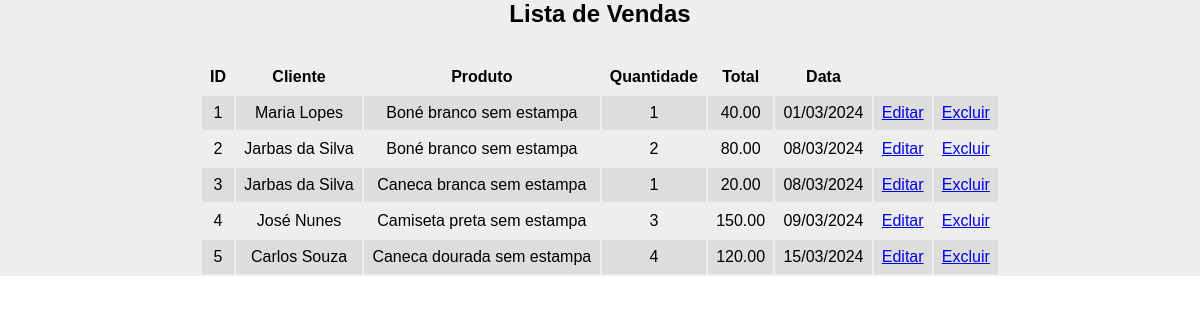
The page /lista_vendas.php (signed in) on the database its author committed.
### tables this page shows
CREATE TABLE vendas (
    id INT(11) UNSIGNED NOT NULL AUTO_INCREMENT PRIMARY KEY,
    quantidade INT(5) NOT NULL,
	total DECIMAL(10,2) NOT NULL,
    data DATE NOT NULL,
    cliente_id INT UNSIGNED NOT NULL,
    produto_id INT UNSIGNED NOT NULL,
    FOREIGN KEY (cliente_id) REFERENCES clientes (id),
    FOREIGN KEY (produto_id) REFERENCES produtos (id)
) DEFAULT CHARSET=utf8mb4 COLLATE=utf8mb4_unicode_ci;

CREATE TABLE clientes (
    id INT(11) UNSIGNED NOT NULL AUTO_INCREMENT PRIMARY KEY,
    nome_cliente VARCHAR(150) NOT NULL UNIQUE,
    telefone VARCHAR(11) NOT NULL,  
    cep INT(8) NOT NULL
) DEFAULT CHARSET=utf8mb4 COLLATE=utf8mb4_unicode_ci;

CREATE TABLE produtos (
    id INT(11) UNSIGNED NOT NULL AUTO_INCREMENT PRIMARY KEY,
    nome_produto VARCHAR(150) NOT NULL,
	valor DECIMAL(10,2)
) DEFAULT CHARSET=utf8mb4 COLLATE=utf8mb4_unicode_ci;

### lista_vendas.php (the view, shortened to what this page needs)
<!DOCTYPE html>
<html lang="pt-br">
<head>
    <link rel="stylesheet" href="src/styles/config.css">
</head>
<body>
    <main class="container">
        <h1>Lista de Vendas</h1>
        <div class="container-table">
            <table>
                <thead>
                    <tr>
                        <th>ID</th>
                        <th>Cliente</th>
                        <th>Produto</th>
                        <th>Quantidade</th>
                        <th>Total</th>
                        <th>Data</th>
                        <th></th>
                        <th></th>
                    </tr>
                </thead>
                <tbody>
                    <?php
                        require('conexao.php');
                        $sql = "SELECT ven.id, cli.nome_cliente, pro.nome_produto, ven.quantidade, ven.total, ven.data FROM vendas ven
                                INNER JOIN clientes cli ON cli.id = ven.cliente_id INNER JOIN produtos pro ON pro.id = ven.produto_id";
                        $statement = $conexaoComBanco -> query($sql);
                        $contador = 1;
                        if($statement -> rowCount() > 0) {
                            $lista = $statement -> fetchAll(PDO::FETCH_NUM);
                            foreach($lista as $venda) {
                                $numeroPar = $contador %2;
                                $dataDoBrasil = date('d/m/Y', strtotime($venda[5]));
                                if($numeroPar === 0) {
                                    echo "<tr>";
                                    echo "<td>$venda[0]</td>";
                                    echo "<td>$venda[1]</td>";
                                    echo "<td>$venda[2]</td>";
                                    echo "<td>$venda[3]</td>";
                                    echo "<td>$venda[4]</td>";
                                    echo "<td>$dataDoBrasil</td>";
                                    echo "<td><a href=edicao_venda.php?id=$venda[0]>Editar</a></td>";
                                    echo "<td><a href=excluir_venda.php?id=$venda[0]>Excluir</a></td>";
                                    echo "</tr>";
                                } else {
                                    echo "<tr class=cor-diferente>";
                                    echo "<td>$venda[0]</td>";
                                    echo "<td>$venda[1]</td>";
                                    echo "<td>$venda[2]</td>";
                                    echo "<td>$venda[3]</td>";
                                    echo "<td>$venda[4]</td>";
                                    echo "<td>$dataDoBrasil</td>";
                                    echo "<td><a href=edicao_venda.php?id=$venda[0]>Editar</a></td>";
                                    echo "<td><a href=excluir_venda.php?id=$venda[0]>Excluir</a></td>";
                                    echo "</tr>";
                                }
                                $contador++;
                            }
                        }
                    ?>
                </tbody>
            </table>
        </div>
    </main>
</body>
</html>

### src/styles/config.css (style rules this page uses)
.container { background: #eee; }
h1 { text-align: center; margin-bottom: 30px; font-size: 24px; }
.container-table { display: flex; justify-content: center; }
table { width: 800px; text-align: center; }
td, th { padding: 8px; font-size: 16px; }
.cor-diferente td { background-color: #ddd; }

### rows shown on the page
vendas: id "1", cliente.nome_cliente "Maria Lopes", produto.nome_produto "Boné branco sem estampa", quantidade "1", total "40.00", data "01/03/2024"
vendas: id "2", cliente.nome_cliente "Jarbas da Silva", produto.nome_produto "Boné branco sem estampa", quantidade "2", total "80.00", data "08/03/2024"
vendas: id "3", cliente.nome_cliente "Jarbas da Silva", produto.nome_produto "Caneca branca sem estampa", quantidade "1", total "20.00", data "08/03/2024"
vendas: id "4", cliente.nome_cliente "José Nunes", produto.nome_produto "Camiseta preta sem estampa", quantidade "3", total "150.00", data "09/03/2024"
vendas: id "5", cliente.nome_cliente "Carlos Souza", produto.nome_produto "Caneca dourada sem estampa", quantidade "4", total "120.00", data "15/03/2024"
